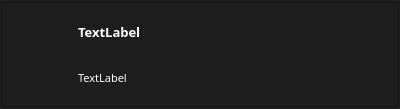
<?xml version="1.0" encoding="UTF-8"?>
<ui version="4.0">
 <class>RecentProjectItemWidget</class>
 <widget class="QWidget" name="RecentProjectItemWidget">
  <property name="geometry">
   <rect>
    <x>0</x>
    <y>0</y>
    <width>400</width>
    <height>109</height>
   </rect>
  </property>
  <property name="windowTitle">
   <string>Form</string>
  </property>
  <property name="styleSheet">
   <string notr="true">background-color: rgb(30, 30, 30);
color: rgb(255, 255, 255);</string>
  </property>
  <layout class="QHBoxLayout" name="horizontalLayout_2">
   <property name="leftMargin">
    <number>2</number>
   </property>
   <property name="topMargin">
    <number>2</number>
   </property>
   <property name="rightMargin">
    <number>2</number>
   </property>
   <property name="bottomMargin">
    <number>2</number>
   </property>
   <item>
    <widget class="QFrame" name="frame_3">
     <property name="frameShape">
      <enum>QFrame::StyledPanel</enum>
     </property>
     <property name="frameShadow">
      <enum>QFrame::Raised</enum>
     </property>
     <layout class="QHBoxLayout" name="horizontalLayout">
      <property name="leftMargin">
       <number>0</number>
      </property>
      <property name="topMargin">
       <number>0</number>
      </property>
      <property name="rightMargin">
       <number>0</number>
      </property>
      <property name="bottomMargin">
       <number>0</number>
      </property>
      <item>
       <widget class="QFrame" name="frame">
        <property name="maximumSize">
         <size>
          <width>60</width>
          <height>16777215</height>
         </size>
        </property>
        <property name="frameShape">
         <enum>QFrame::NoFrame</enum>
        </property>
        <property name="frameShadow">
         <enum>QFrame::Raised</enum>
        </property>
        <layout class="QVBoxLayout" name="verticalLayout_2">
         <item alignment="Qt::AlignTop">
          <widget class="QLabel" name="IconLabel">
           <property name="minimumSize">
            <size>
             <width>40</width>
             <height>35</height>
            </size>
           </property>
           <property name="maximumSize">
            <size>
             <width>40</width>
             <height>35</height>
            </size>
           </property>
           <property name="text">
            <string/>
           </property>
           <property name="pixmap">
            <pixmap resource="../resources.qrc">:/icons/recent_dark.png</pixmap>
           </property>
           <property name="scaledContents">
            <bool>true</bool>
           </property>
           <property name="alignment">
            <set>Qt::AlignCenter</set>
           </property>
          </widget>
         </item>
        </layout>
       </widget>
      </item>
      <item>
       <widget class="QFrame" name="frame_2">
        <property name="frameShape">
         <enum>QFrame::NoFrame</enum>
        </property>
        <property name="frameShadow">
         <enum>QFrame::Raised</enum>
        </property>
        <layout class="QVBoxLayout" name="verticalLayout">
         <item>
          <widget class="QLabel" name="NameLabel">
           <property name="font">
            <font>
             <family>Red Hat Display</family>
             <pointsize>10</pointsize>
             <weight>75</weight>
             <bold>true</bold>
            </font>
           </property>
           <property name="text">
            <string>TextLabel</string>
           </property>
          </widget>
         </item>
         <item>
          <widget class="QLabel" name="PathLabel">
           <property name="font">
            <font>
             <family>Red Hat Display</family>
             <pointsize>8</pointsize>
            </font>
           </property>
           <property name="text">
            <string>TextLabel</string>
           </property>
          </widget>
         </item>
        </layout>
       </widget>
      </item>
     </layout>
    </widget>
   </item>
  </layout>
 </widget>
 <resources>
  <include location="../resources.qrc"/>
 </resources>
 <connections/>
</ui>
